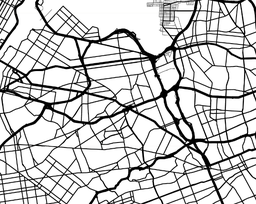
#> input picture map.png, 256 x 204 px, shrunk from 617 x 491 before the run
$ python FINAL_ALGORITHM.py
#> lines starting #> are read from the running program, lines starting #| are printed output that depends on the picture
### Graph.py
import math

class Vertex(tuple):
    def __hash__(self):
        return hash((self[0],self[1],self[2]))

class Graph(dict):


    def addVertex(self,*args):
        if (len(args)==1) :
            self[args[0]] = {}
        elif (len(args)==3) :
            vertex = Vertex((args[0], args[1], args[2]))
            self[vertex] = {}


    # [19 lines left out: function deleteVertex, not called in this run]

    def deleteVertices(self,l:list) :
            for a in l :
                 self.deleteVertex(a)

    def addEdge(self, start, dest):
        if start == dest:
            return
        if    self.get(start) is None  or  self.get(dest) is None :
            raise ValueError("One or both vertices do not exist in the graph.")

        if self[start].get(dest)  is not None:
            return

        weight = round(math.sqrt((start[0] - dest[0]) ** 2 + (start[1] - dest[1]) ** 2 + (start[2] - dest[2]) ** 2), 2)
        self[start][dest]= weight
        self[dest][start]= weight


    # [32 lines left out: functions printNeighboors, __str__, getVertex, not called in this run]

    def getVerWithoutNei(self) :
        #print ([str(v) for v in self.GraphMap if len(self.GraphMap[v])==1 ])
        return [v for v in self if len(self[v])<=1 ]

### FINAL_ALGORITHM.py
from PIL import Image
import cv2,numpy
import time,pickle,random
import Graph


image_file = "map.png"
scale = 20
x,y = 0,0
img = Image.open(image_file)
#> img is the input picture: PIL image 256x204 RGBA; mean R, G, B, A 200.4, 200.4, 200.4, 255


image = cv2.imread(image_file)
image = cv2.cvtColor(image, cv2.COLOR_BGR2RGB)
gray = cv2.cvtColor(image, cv2.COLOR_RGB2GRAY)


for i in range(len(gray)):
    for j in range(len(gray[0])):
        if  0<= gray[i][j] <= 150:
            gray[i][j] = 0
        else:
            gray[i][j] = 1
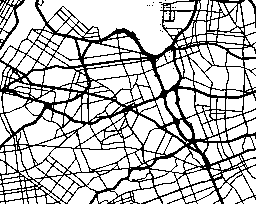
#> gray: shape (204, 256); values 0 (black) and 1 (white), 75.3% white; black in thin lines or dots


def is_neighbour(A,B):
    return ((A[1] == B[1]) and (A[0]==B[0]+1 or A[0]==B[0]-1)) or ((A[1] == B[1]+1) and (A[0]==B[0]+1 or A[0]==B[0]-1 or A[0]==B[0])) or ((A[1] == B[1]-1) and (A[0]==B[0]+1 or A[0]==B[0]-1 or A[0]==B[0]))

def are_neighbour(L1,L2):
    for i in L1:
        for j in L2:
            if is_neighbour(i,j):
                return True
    return False
#############


def organize_neighbour(L):
   return L


def barycentre(pp):
    L = list(map(lambda h:complex(h[0],h[1]),pp))
    barycentree = sum(L,start=0)/len(L)
    return (int(barycentree.real),int(barycentree.imag))


def assemble(L):
    assemble = list(map(lambda x:[x],L))
    new = []
    arranged = 0
    while not arranged:
        arranged = 1
        while assemble:
            for j in range(len(assemble)-1):
                if are_neighbour(assemble[-1],assemble[j]):
                    arranged = 0
                    new.append(assemble[-1] + assemble[j])
                    assemble.pop()
                    assemble.pop(j)
                    break
            else:
                new.append(assemble[-1])
                assemble.pop()
        if arranged == 1:
            return list(map(lambda i: organize_neighbour(i),new))

        assemble = new
        new = []


class GENERATION:
    def __init__(self,children:list[tuple]) -> None:
        self.children = children
        self.chosen = False
        self.frontiere = []
    def __hash__(self) -> int:
        return hash(self.children[0])


class NEIGHBORHOOD:
    def __init__(self) -> None:
        self.generations = list()
        self.frontiere = {}
        self.finished = 0

    def copy(self):
        S = NEIGHBORHOOD()
        S.generations = self.generations.copy()
        return S


def skeletonize(neighboor:NEIGHBORHOOD):


    K = []
    for generation in range(0,len(neighboor.generations)-1,1):
        aligned = organize_neighbour(neighboor.generations[generation].children)
        K.append(barycentre(aligned))

    aligned = organize_neighbour(neighboor.generations[-1].children)
    K.append(barycentre(aligned))
    neighbour.generations = K


def leader_agent(point,ALL_CHILDREN={}):

    ALL_CHILDREN[point] = 1
    starting_neibghour = NEIGHBORHOOD()
    first_generation = GENERATION([])
    first_generation.children.append(point)
    starting_neibghour.generations.append(first_generation)

    neighbouhoods = {"Arrived":list(),"On going":[starting_neibghour]}

    while neighbouhoods["On going"]:


        for neighbourhood in neighbouhoods["On going"]:
            new_generation = {}

            # Getting the newest generation
            for child in neighbourhood.generations[-1].children:

                new_chidren = list(filter(lambda t:0<=t[0]<img.size[0] and 0<=t[1]<img.size[1] and gray[t[1]][t[0]]==0 and (not ALL_CHILDREN.get(t)) and not new_generation.get(t),[(child[0]-1,child[1]),(child[0]+1,child[1]),(child[0]-1,child[1]-1),(child[0],child[1]-1),(child[0]+1,child[1]-1),(child[0]-1,child[1]+1),(child[0],child[1]+1),(child[0]+1,child[1]+1)]))
                new_generation.update(dict().fromkeys(new_chidren,1))


            #Check if there are any derived children
            neighbouhoods_derived = assemble(list(new_generation.keys()))
            if len(neighbouhoods_derived) > 1:
                for new_neighboorhood in neighbouhoods_derived[:len(neighbouhoods_derived)-1]:
                    temp = neighbourhood.copy()
                    temp.generations.append(GENERATION(new_neighboorhood))
                    neighbouhoods["On going"].append(temp)
                neighbourhood.generations.append(GENERATION(neighbouhoods_derived[-1]))

            elif len(neighbouhoods_derived) == 0:
                neighbouhoods["Arrived"].append(neighbourhood)
                neighbouhoods["On going"].remove(neighbourhood)
                continue


            else:
                neighbourhood.generations.append(GENERATION(neighbouhoods_derived.pop()))


            #check the arrival


            ALL_CHILDREN.update(new_generation)


    return neighbouhoods["Arrived"]

BIJECTION = {}
MAP = {}
######   etat initiale ########

for i in range(len(gray)):
    for j in range(len(gray[0])):
        if gray[i][j] == 0:
            if not leader_agent.__defaults__[0].get((j,i)):
                MAP[(j,i)] = leader_agent((j,i))
                for neighbour in MAP[(j,i)]:
                    for generation in neighbour.generations:
                        for child in generation.children:
                            BIJECTION[child] = generation
#> this loop made 204 passes


def border_children(L):
    bary = barycentre(L)
    k = sorted(L,key=lambda l:((l[0] - bary[0])**2+(l[1]-bary[1])**2)**0.5,reverse=True)
    if len(k) >= 2:
        return k[0:2]
    else:
        return k

#determine the frontiere of each neighbour
print("begin")
def FRONTIERE(MAP_network,CALCULATED={}):
    for i in MAP_network:
        for neighbour in MAP_network[i]:
            for generation in neighbour.generations:

                for child in border_children(generation.children):
                    potential_frontiere =  list(filter(lambda t: 0<=t[0]<img.size[0] and 0<=t[1]<img.size[1] and gray[t[1]][t[0]]==0 and not CALCULATED.get(t) ,[(child[0]-1,child[1]),(child[0]+1,child[1]),(child[0]-1,child[1]-1),(child[0],child[1]-1),(child[0]+1,child[1]-1),(child[0]-1,child[1]+1),(child[0],child[1]+1),(child[0]+1,child[1]+1)]))
                    for point in potential_frontiere:
                        neighbour.frontiere[BIJECTION[point]] = generation
                        CALCULATED[point] = 1
                if neighbour.frontiere.get(generation):
                    del neighbour.frontiere[generation]
#> this loop made 18 passes
#> i on passes 1 to 12: (0, 0), (36, 0), (165, 0), (153, 2), (159, 2), (147, 5), (149, 5), (152, 5), (161, 7), (172, 7), (175, 7), (166, 13)


FRONTIERE(MAP)


print("sucessful")
# replace each generation with one point


for i in MAP:
    for neighbour in MAP[i]:
        skeletonize(neighbour)


# etape de construction

GRAPH = {}
for i in MAP:
    for neighbour in MAP[i]:
        if len(neighbour.generations) == 2:
            if not GRAPH.get(neighbour.generations[0]):
                GRAPH[neighbour.generations[0]] = {neighbour.generations[1]:1}
            else:
                GRAPH[neighbour.generations[0]].update({neighbour.generations[1]:1})

            if not GRAPH.get(neighbour.generations[1]):
                GRAPH[neighbour.generations[1]] = {neighbour.generations[0]:1}
            else:
                GRAPH[neighbour.generations[1]].update({neighbour.generations[0]:1})

        elif len(neighbour.generations) == 1:
            if not GRAPH.get(neighbour.generations[0]):
                GRAPH[neighbour.generations[0]] = {}

        else:
            if not GRAPH.get(neighbour.generations[0]):
                GRAPH[neighbour.generations[0]] = {neighbour.generations[1]:1}
            else:
                GRAPH[neighbour.generations[0]].update({neighbour.generations[1]:1})

            if not GRAPH.get(neighbour.generations[-1]):
                GRAPH[neighbour.generations[-1]] = {neighbour.generations[-2]:1}
            else:
                GRAPH[neighbour.generations[-1]].update({neighbour.generations[-2]:1})

            for join in range(1,len(neighbour.generations) - 1):
                if not GRAPH.get(neighbour.generations[join]):
                    GRAPH[neighbour.generations[join]] = {neighbour.generations[join - 1]:1,neighbour.generations[join + 1]:1}
                else:
                    GRAPH[neighbour.generations[join]].update({neighbour.generations[join - 1]:1,neighbour.generations[join + 1]:1})


        for frontiere in neighbour.frontiere:

            aligned = organize_neighbour(frontiere.children)
            aligned = barycentre(aligned)

            link_point = barycentre(neighbour.frontiere[frontiere].children)

            GRAPH[link_point][aligned] = 1

            if not GRAPH.get(aligned):

                GRAPH[aligned] = {link_point:1}

            else:
                GRAPH[aligned].update({link_point:1})


        """
            GRAPH[neighbour.generations[-1]][aligned] = 1

            if not GRAPH.get(aligned):

                GRAPH[aligned] = {neighbour.generations[-1]:1}

            else:
                GRAPH[aligned].update({neighbour.generations[-1]:1})
        """


graph = Graph.Graph()
for i in GRAPH:
    graph.addVertex((i[0],i[1],0))
#> this loop made 6547 passes
#> i on passes 1 to 3: (0, 0), (0, 5), (1, 0)

for i in GRAPH:
    for j in GRAPH[i]:
        graph.addEdge(Graph.Vertex((i[0],i[1],0)),(j[0],j[1],0))

with open("EEEE.txt","wb") as file:
    pickle.dump(graph,file)
